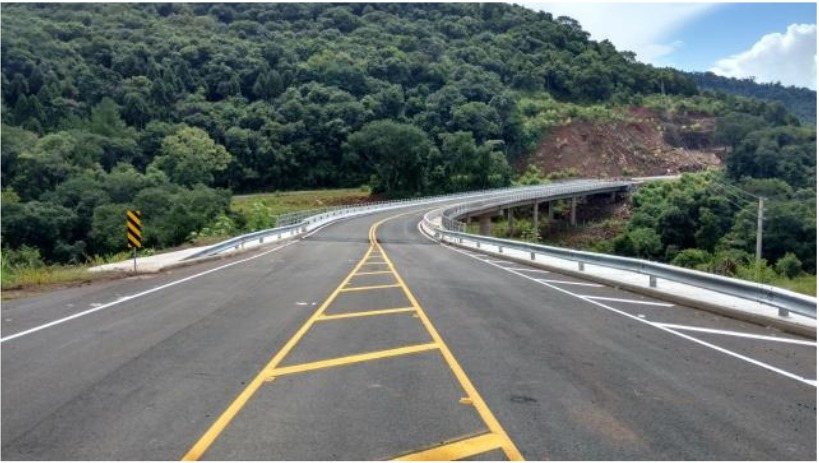
#> input picture Trailhead PDI/imgs/Ponte.jpg, 819 x 463 px
$ python 2.5.1-Canais.py
#> lines starting #> are read from the running program, lines starting #| are printed output that depends on the picture
import cv2
img = cv2.imread('imgs/Ponte.jpg')
#> img is the input picture: shape (463, 819, 3); mean B, G, R 105.8, 109.8, 102.1
(canalAzul, canalVerde, canalVermelho) = cv2.split(img)
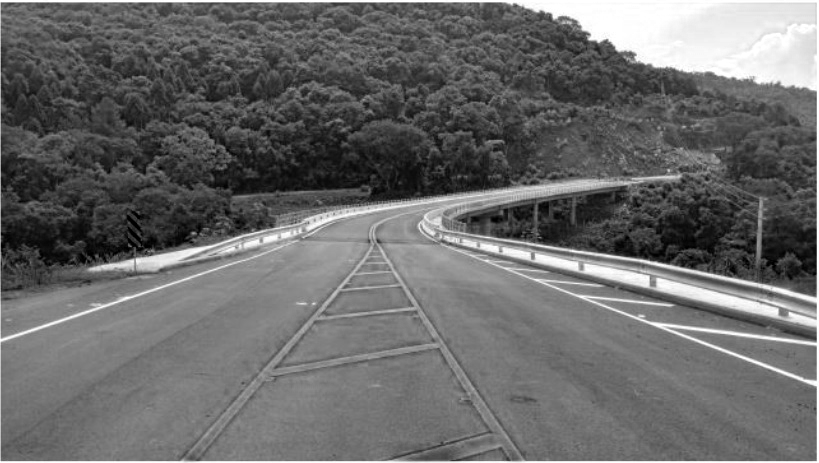
#> canalAzul: shape (463, 819); min 0, max 255, mean 105.8
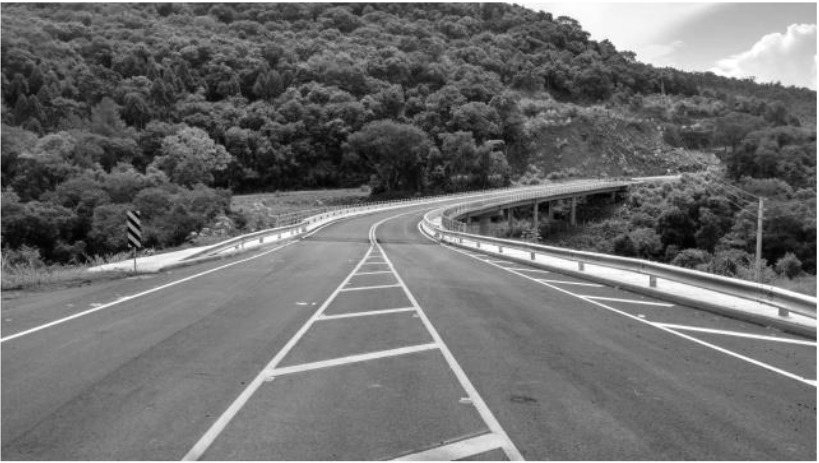
#> canalVerde: shape (463, 819); min 0, max 255, mean 109.8
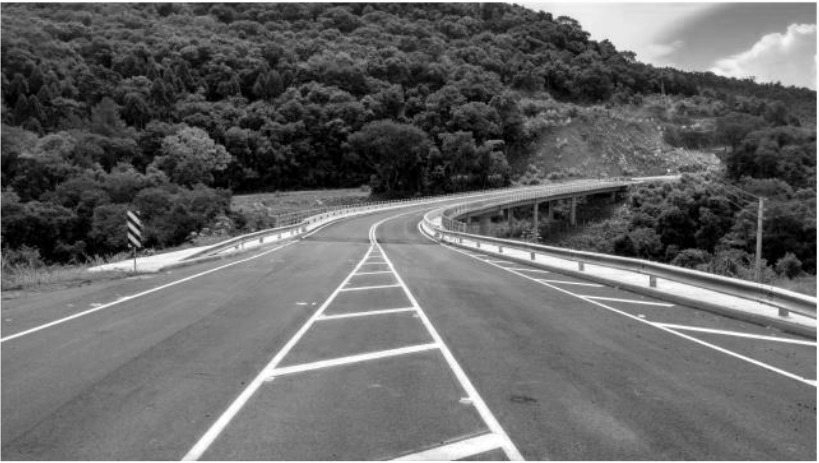
#> canalVermelho: shape (463, 819); min 0, max 255, mean 102.1
cv2.imshow("Vermelho", canalVermelho)
cv2.imshow("Verde", canalVerde)
cv2.imshow("Azul", canalAzul)
cv2.waitKey(0)

resultado = cv2.merge([canalAzul, canalVerde, canalVermelho])

import numpy as np
import cv2
img = cv2.imread('imgs/Ponte.jpg')
(canalAzul, canalVerde, canalVermelho) = cv2.split(img)
zeros = np.zeros(img.shape[:2], dtype = "uint8")
cv2.imshow("Vermelho", cv2.merge([zeros, zeros, canalVermelho]))
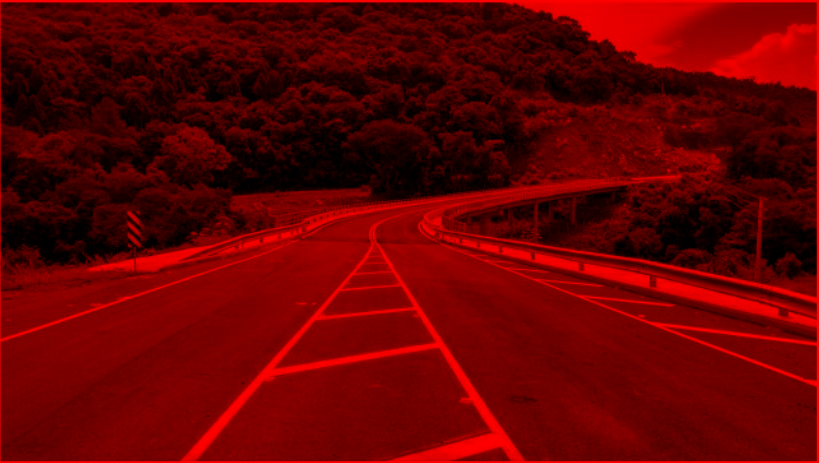
#> window 'Vermelho': shape (463, 819, 3); mean B, G, R 0, 0, 102.1
cv2.imshow("Verde", cv2.merge([zeros, canalVerde, zeros]))
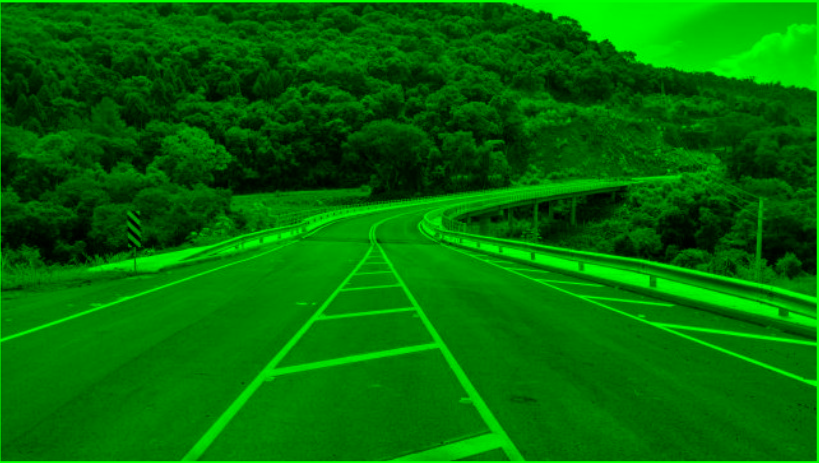
#> window 'Verde': shape (463, 819, 3); mean B, G, R 0, 109.8, 0
cv2.imshow("Azul", cv2.merge([canalAzul, zeros, zeros]))
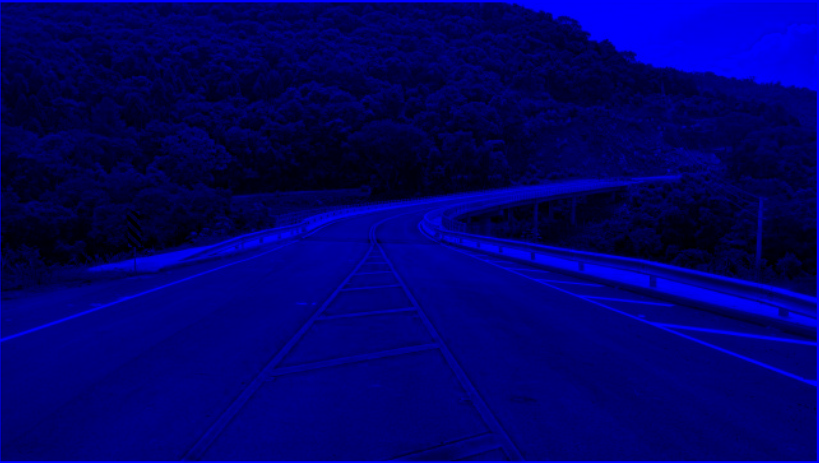
#> window 'Azul': shape (463, 819, 3); mean B, G, R 105.8, 0, 0
cv2.imshow("Original", img)
cv2.waitKey(0)

$ run again, with Trailhead PDI/imgs/flipped_seville.png saved as Trailhead PDI/imgs/Ponte.jpg
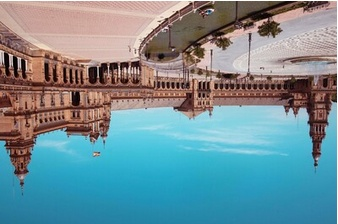
#> input picture Trailhead PDI/imgs/flipped_seville.png, 338 x 224 px
#> img is the input picture: shape (224, 338, 3); mean B, G, R 150.8, 143, 114.1
#> `cv2.imshow("Verde", cv2.merge([zeros, canalVerde, zeros]))`:
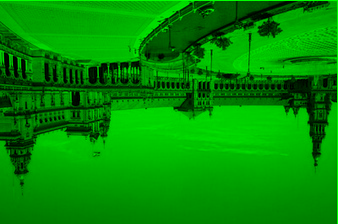
#> window 'Verde': shape (224, 338, 3); mean B, G, R 0, 143, 0
#> `cv2.imshow("Azul", cv2.merge([canalAzul, zeros, zeros]))`:
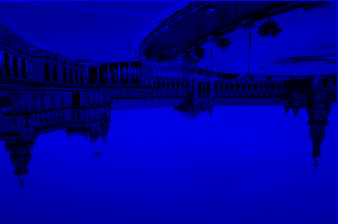
#> window 'Azul': shape (224, 338, 3); mean B, G, R 150.8, 0, 0
